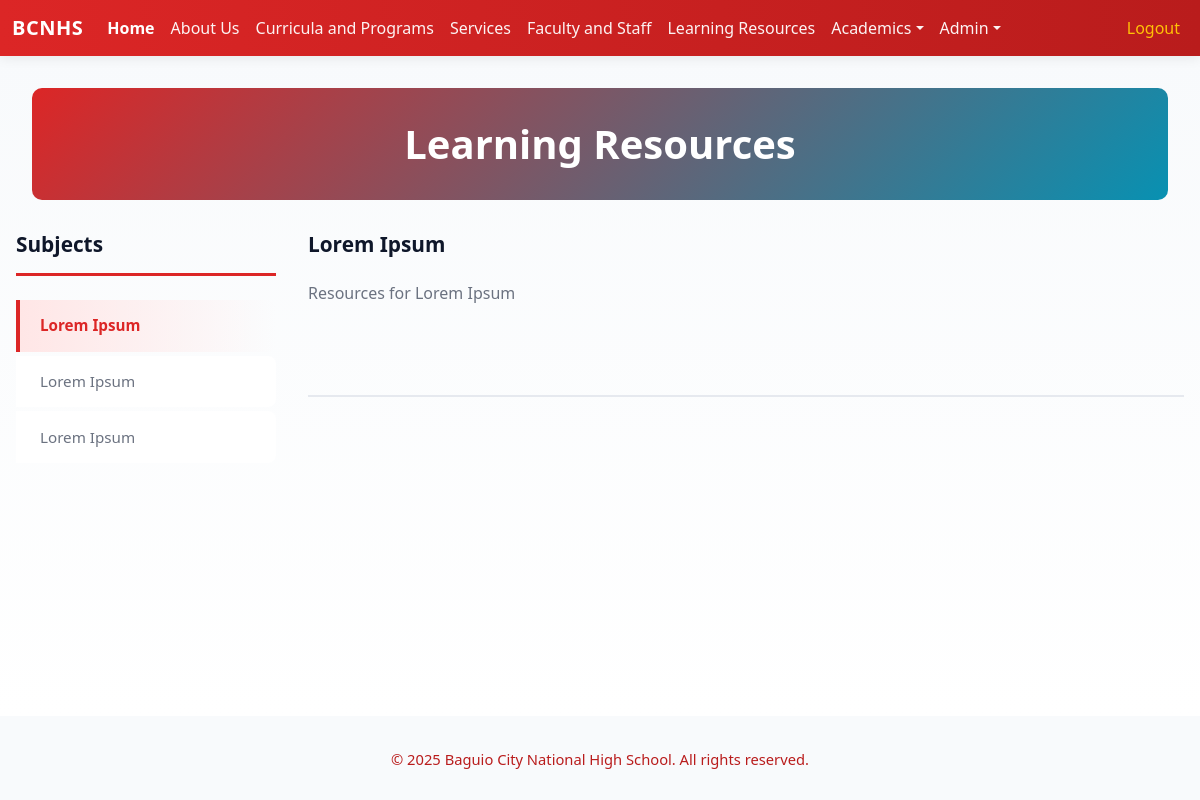
Screenshot of /learning_resources/index.php (signed in) with the database file from the repository.
### tables this page shows
CREATE TABLE `subject` (
  `id` int(11) NOT NULL,
  `name` text NOT NULL
);

### functions/functions.php (called while the page is built, shortened)
<?php
class Database {
    private $pdo;
    public function __construct() {
        $host = 'localhost';
        $user = 'root';
        $pass = '';
        $dbname = 'bcnhs';
        $charset = 'utf8mb4';
        try {
            $dsn = "mysql:host=$host;dbname=$dbname;charset=$charset";
            $options = [
                PDO::ATTR_ERRMODE            => PDO::ERRMODE_EXCEPTION,
                PDO::ATTR_DEFAULT_FETCH_MODE => PDO::FETCH_ASSOC,
                PDO::ATTR_EMULATE_PREPARES   => false,
            ];
            $this->pdo = new PDO($dsn, $user, $pass, $options);
        } catch (PDOException $e) {
            die("connection failed: " . $e->getMessage());
        }
    }
    public function getPDO() {
        return $this->pdo;
    }
}
class SubjectModule {
    private $pdo;
    public function __construct() {
        $db = new Database();
        $this->pdo = $db->getPDO();
    }
    public function fetchSubject() {
        $fetch = $this->pdo->query("SELECT * FROM subject");
        return $fetch->fetchAll();
    }
}
?>

### learning_resources/index.php (the view, shortened to what this page needs)
<?php
include('../functions/functions.php');
$subjectsModule = new SubjectModule();
$subjects = $subjectsModule->fetchSubject();
?>
<!DOCTYPE html>
<html lang="en">
<head>
    <link href="../node_modules/bootstrap/dist/css/bootstrap.min.css" rel="stylesheet">
    <link href="../css/style.css?v=2" rel="stylesheet">
</head>
<body>
    <?php include('../includes/header.php'); ?>
    <main class="learning-resources-main">
        <h1 style="text-align: center; margin-bottom: 2rem; font-size: 2.5rem; font-weight: 700; color: white; background: linear-gradient(135deg, var(--color-primary), var(--color-secondary)); padding: 2rem 1rem; border-radius: 10px; margin: 0 1rem 2rem 1rem;">Learning Resources</h1>
        <div class="learning-resources-wrapper">
            <aside class="resources-sidebar">
                <h2 class="resources-sidebar-title">Subjects</h2>
                <nav class="resources-nav">
                    <ul class="resources-category-list">
                        <?php foreach($subjects as $index => $subject) { ?>
                        <li><a href="#subject-<?php echo $index; ?>" class="resource-category-link <?php echo $index === 0 ? 'active' : ''; ?>" data-subject="<?php echo $index; ?>"><?php echo $subject['name'] ?></a></li>
                        <?php } ?>
                    </ul>
                </nav>
            </aside>
            <section class="resources-content">
                <?php foreach($subjects as $index => $subject) { ?>
                <div id="subject-<?php echo $index; ?>" class="resource-section <?php echo $index === 0 ? 'active' : ''; ?>">
                    <h2 class="section-title"><?php echo $subject['name'] ?></h2>
                    <p class="section-description"><?php echo $subject['description'] ?? 'Resources for ' . $subject['name'] ?></p>
                </div>
                <?php } ?>
            </section>
        </div>
    </main>
    <?php
    include('../includes/footer.php'); ?>
</body>
</html>

### css/style.css (style rules this page uses)
:root { --color-primary: #dc2626; --color-primary-600: #b91c1c; --color-primary-100: #ffe6e6; --color-secondary: #0891b2; --color-secondary-600: #046e75; --color-accent: #f97316; --color-bg: #ffffff; --color-surface: #f8fafc; --color-muted: #6b7280; --color-text: #0f172a; --color-border: #e6e9ef; --color-muted-200: #9ca3af; }
body { color: var(--color-text); background: var(--color-bg); }
a { color: var(--color-primary); }
.section-title, .curricula-section .section-header h2, .page-title { color: var(--color-text); }
.learning-resources-main { padding: 2rem 1rem; background: linear-gradient(180deg, var(--color-surface), var(--color-bg)); min-height: calc(100vh - 140px); }
.learning-resources-wrapper { max-width: 1400px; margin: 0 auto; display: grid; grid-template-columns: 260px 1fr; gap: 2rem; }
.resources-sidebar { height: fit-content; }
.resources-sidebar-title { font-size: 1.3rem; font-weight: 700; color: var(--color-text); margin: 0 0 1.5rem 0; padding-bottom: 1rem; border-bottom: 3px solid var(--color-primary); }
.resources-category-list { list-style: none; padding: 0; margin: 0; display: flex; flex-direction: column; gap: 0.25rem; }
.resource-category-link { display: block; padding: 0.9rem 1.25rem; color: var(--color-muted); text-decoration: none; font-size: 0.95rem; border-left: 4px solid transparent; border-radius: 0 8px 8px 0; transition: all 0.2s ease; background: var(--color-bg); }
.resource-category-link.active { background: linear-gradient(90deg, var(--color-primary-100), transparent); color: var(--color-primary); border-left-color: var(--color-primary); font-weight: 600; }
.resources-content { width: 100%; }
.resource-section { scroll-margin-top: 100px; margin-bottom: 3rem; padding-bottom: 2rem; border-bottom: 2px solid var(--color-border); display: none; }
.resource-section.active { display: block; animation: fadeIn 0.3s ease-in-out; }
.section-title { font-size: 2rem; font-weight: 700; color: var(--color-text); margin: 0 0 0.5rem 0; }
.section-description { font-size: 1rem; color: var(--color-muted); margin: 0 0 1.5rem 0; line-height: 1.6; }
.section-title { font-size: 1.3rem; font-weight: 700; color: var(--color-text); margin-bottom: 1.5rem; }

### rows the page displays
subject: name "Lorem Ipsum", name "Resources for Lorem Ipsum"
subject: name "Lorem Ipsum"
subject: name "Lorem Ipsum"
